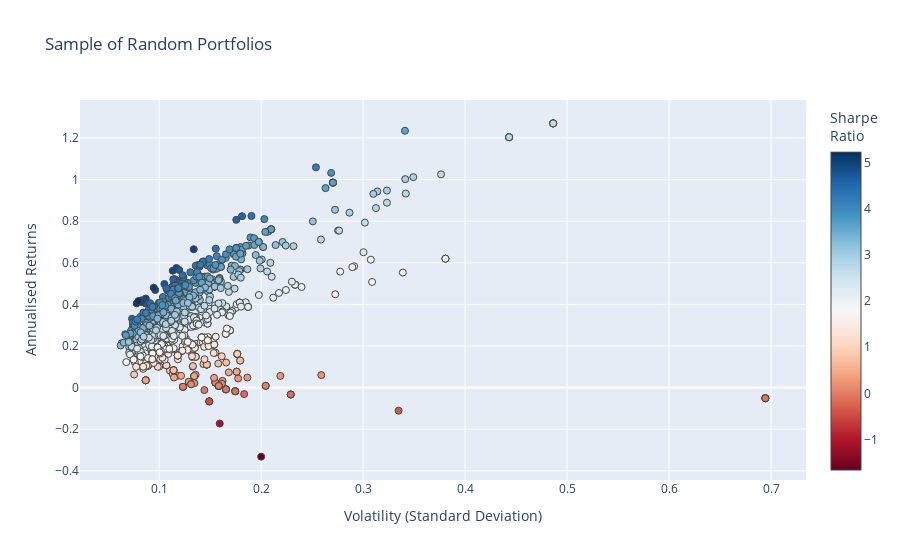

Source (notebook cell):
### Code cell
fig1 = go.Figure()

fig1.add_trace(go.Scatter(
    x=[np.sqrt(p["variance"]) for p in all_portfolios],
    y=[p["return"] for p in all_portfolios],
    mode='markers',
    marker=dict(
        color=[p["sharpe"] for p in all_portfolios],
        showscale=True,
        size=7,
        line=dict(width=1),
        colorscale="RdBu",
        colorbar=dict(title="Sharpe<br>Ratio")
    ),
    hoverinfo='text',
    text=[
        f"Return: {p['return']:.3%}<br>Volatility: {np.sqrt(p['variance']):.3f}<br>" +
        f"Sharpe Ratio: {p['return'] / (np.sqrt(p['variance'])):.3f}<br>" +
        "<br>".join([f"{p['tickers'][i]}: Weight={p['weights'][i]:.3f}" for i in range(len(p['tickers']))])
        for p in all_portfolios
    ]
))

fig1.update_layout(
    xaxis=dict(title='Volatility (Standard Deviation)'),
    yaxis=dict(title='Annualised Returns'),
    title='Sample of Random Portfolios'
)

fig1.show()

### Figure 1 — Plotly figure (JSON) as saved in the notebook; plotly's stock layout.template omitted (floating-point values rounded to 4 significant figures; data arrays with more than 128 entries replaced by an {"elided": "..."} marker saying what was removed)
{"data": [{"hoverinfo": "text", "marker": {"color": {"elided": "1000 float values"}, "colorbar": {"title": {"text": "Sharpe<br>Ratio"}}, "colorscale": [[0, "rgb(103,0,31)"], [0.1, "rgb(178,24,43)"], [0.2, "rgb(214,96,77)"], [0.3, "rgb(244,165,130)"], [0.4, "rgb(253,219,199)"], [0.5, "rgb(247,247,247)"], [0.6, "rgb(209,229,240)"], [0.7, "rgb(146,197,222)"], [0.8, "rgb(67,147,195)"], [0.9, "rgb(33,102,172)"], [1, "rgb(5,48,97)"]], "line": {"width": 1}, "showscale": true, "size": 7}, "mode": "markers", "text": {"elided": "1000 str values"}, "type": "scatter", "x": {"elided": "1000 float values"}, "y": {"elided": "1000 float values"}}], "layout": {"title": {"text": "Sample of Random Portfolios"}, "xaxis": {"title": {"text": "Volatility (Standard Deviation)"}}, "yaxis": {"title": {"text": "Annualised Returns"}}}}
